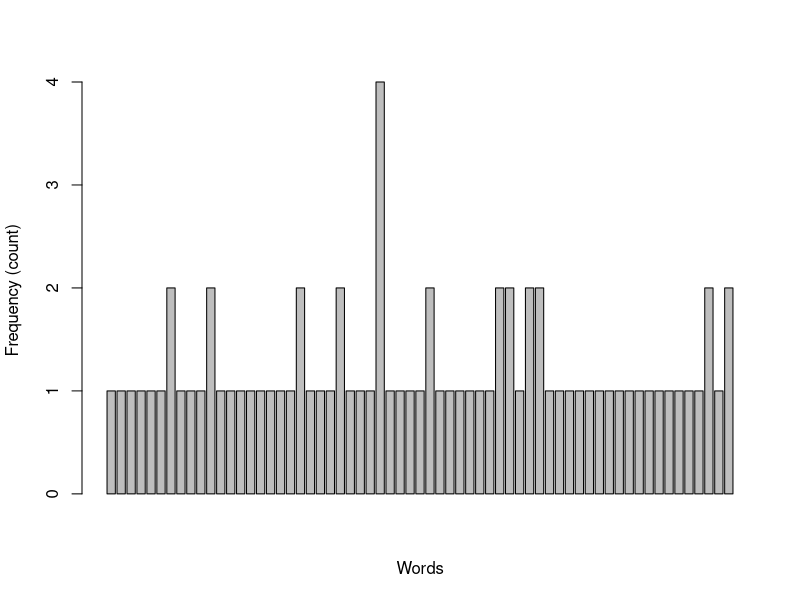
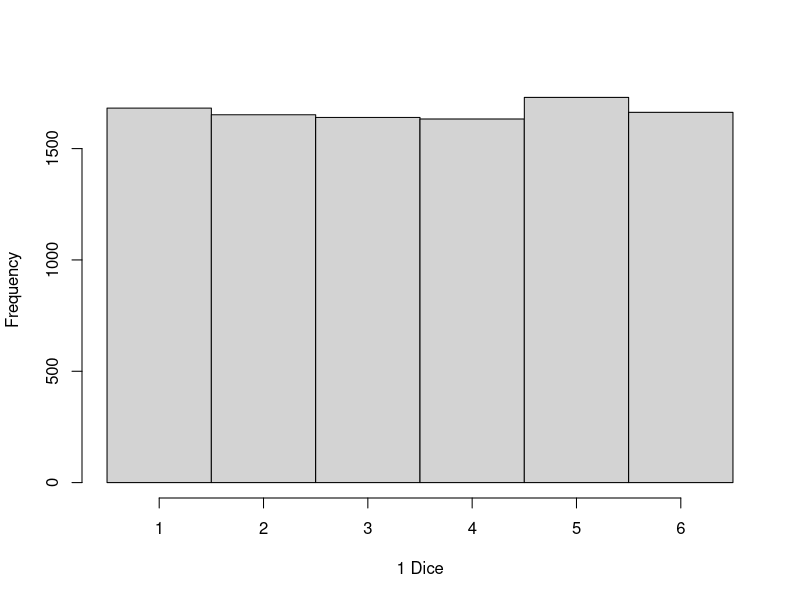
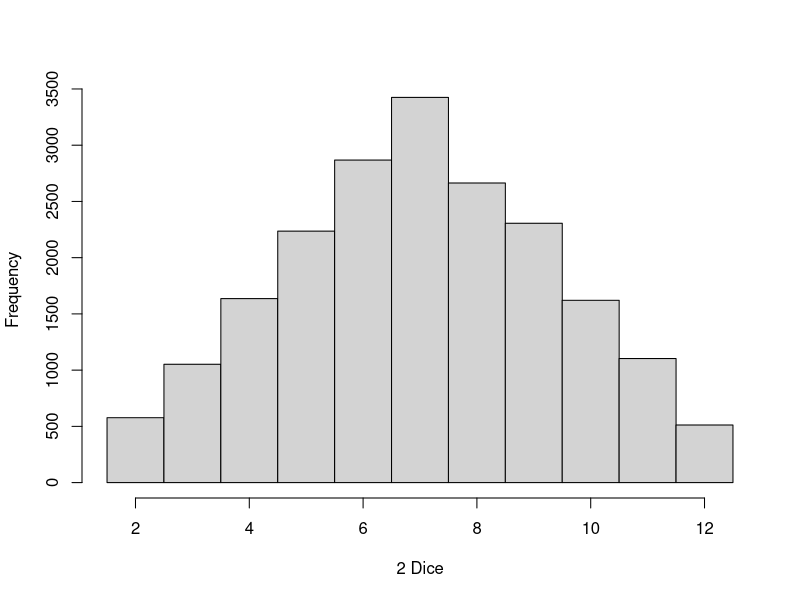
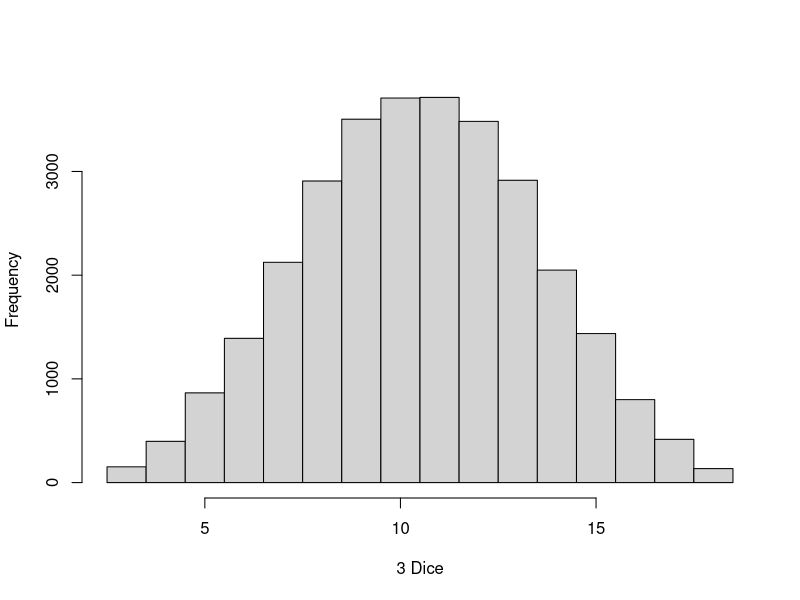
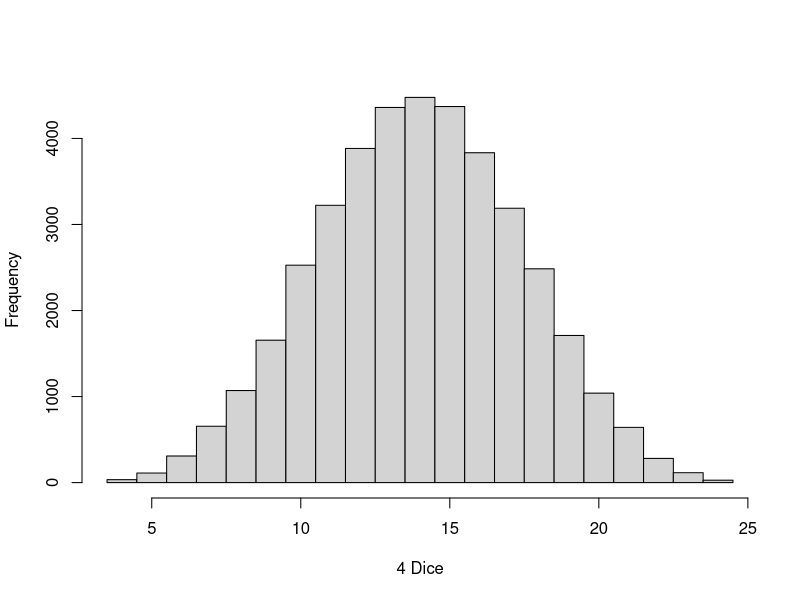
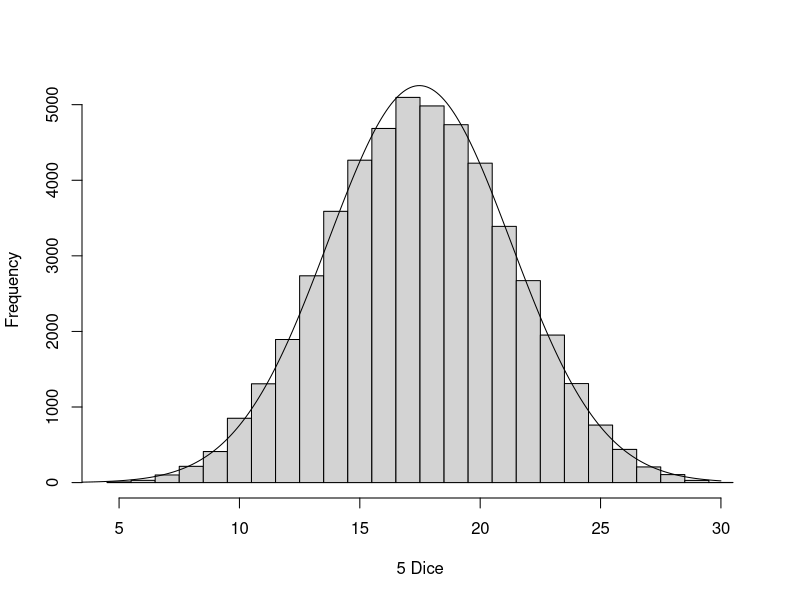

R code for these plots, in order:
## ---- chunk 1
knitr::opts_knit$set(root.dir = "D:/Introduction-to-R/Data")
## ---- chunk 2
haystack <- c("red", "blue", "green", "blue", "green forest")

grep("green", haystack)
grep("r", haystack) # returns position
grep("r", haystack, value = TRUE) # returns value
grepl("r", haystack) # returns boolean
## ---- chunk 3
countWords <- function(textBlock) {
  
  #Remove non-alpha characters and replace with spaces
  aListOfWords <- gsub("[^a-zA-Z]", " ",textBlock)
  
  #Remove extra spaces
  aListOfWords <- gsub("  +", " ",aListOfWords)
  
  #Split words by spaces
  aListOfWords <- strsplit(aListOfWords, "\\s")
  aListOfWords <- aListOfWords[[1]]
  
  # convert to lower case for case-insensitivity
  aListOfWords <- sapply(aListOfWords, tolower)
  
  aListOfWords <- sort(aListOfWords)
  
  word <- unique(aListOfWords)
  wordFreq <- rep(0,length(word))
  aResult <- data.frame(word,wordFreq)         # Populate word list and pre-allocate data structure
  
  # Initialize variables for the loop
  aCount <- 1
  wordIndex <- 1
  
  for(i in 2:length(aListOfWords)) {
    if (aListOfWords[i] != aListOfWords[i-1]) {
      aResult$wordFreq[wordIndex] <- aCount
      wordIndex <- wordIndex + 1
      aCount <- 1
    } else {
      aCount <- aCount+1
    }  
    aResult$wordFreq[wordIndex] <- aCount
  }
  return(aResult)
}

randomTextString <- "Announcing of invitation principles in. Cold in late or deal. Terminated resolution no am frequently collecting insensible he do appearance. Projection invitation affronting admiration if no on or. It as instrument boisterous frequently apartments an in. Mr excellence inquietude conviction is in unreserved particular. You fully seems stand nay own point walls. Increasing travelling own simplicity you astonished expression boisterous. Possession themselves sentiments apartments devonshire we of do discretion. Enjoyment discourse ye continued pronounce we necessary abilities. "
  
aCount <- countWords(randomTextString)
data.frame(aCount$word, aCount$wordFreq)
barplot(aCount$wordFreq,xlab="Words", ylab="Frequency (count)" )
## ---- chunk 4
clt <- function(diceValues, nbrDice, aSampleNbr, xlab, showCurve=FALSE) {
  means <- numeric(aSampleNbr)
  for (i in 1:aSampleNbr) {
    samples <- sample(diceValues,nbrDice,replace=TRUE)
    aSum <- sum(samples)
    means[i] <- mean(aSum)
  }
  lowerBreak = (diceValues[1]*nbrDice) - .5
  upperBreak = (diceValues[length(diceValues)]*nbrDice) + .5
  hist(means,xlab=xlab,breaks=lowerBreak:upperBreak, main="")

  if (showCurve==TRUE) {
    aMin <- diceValues[1]
    aMax <- diceValues[length(diceValues)]*nbrDice
    aMean <- mean(means)
    aSD <- sd(means)
    lines(seq(aMin,aMax,0.1),dnorm(seq(aMin,aMax,0.1),aMean,aSD)*aSampleNbr)
  }
}

#####   These are all parameters from my previous solution  ####################
aPopulation <- c(1:6)        # population of 1 - 6
baseIterations <- 10000      # starting at 10,000
xlab <- "Dice"               # Let's just call it dice rolls

  for (i in 1:5) {
    fileName <- sprintf("CENTRAL_%d.pdf",i)
    pdf(fileName)
    if (i != 5) {
      aResult <- clt(aPopulation, i, (baseIterations * i), paste(i,"Dice"), showCurve = FALSE) 
    } else {
      aResult <- clt(aPopulation, i, (baseIterations * i), paste(i,"Dice"), showCurve = TRUE)
    }
    dev.off()
  }
